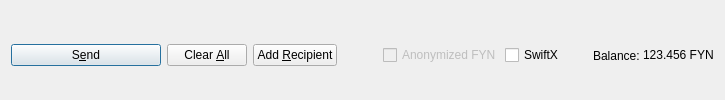
         <widget class="QFrame" name="frame_Send">
          <layout class="QHBoxLayout" name="horizontalLayout">
           <property name="bottomMargin">
            <number>0</number>
           </property>
           <item>
            <widget class="QPushButton" name="sendButton">
             <property name="minimumSize">
              <size>
               <width>150</width>
               <height>0</height>
              </size>
             </property>
             <property name="toolTip">
              <string>Confirm the send action</string>
             </property>
             <property name="text">
              <string>S&amp;end</string>
             </property>
             <property name="icon">
              <iconset resource="../fyn.qrc">
               <normaloff>:/icons/send</normaloff>:/icons/send</iconset>
             </property>
             <property name="autoDefault">
              <bool>false</bool>
             </property>
             <property name="default">
              <bool>true</bool>
             </property>
            </widget>
           </item>
           <item>
            <widget class="QPushButton" name="clearButton">
             <property name="sizePolicy">
              <sizepolicy hsizetype="Minimum" vsizetype="Fixed">
               <horstretch>0</horstretch>
               <verstretch>0</verstretch>
              </sizepolicy>
             </property>
             <property name="toolTip">
              <string>Clear all fields of the form.</string>
             </property>
             <property name="text">
              <string>Clear &amp;All</string>
             </property>
             <property name="icon">
              <iconset resource="../fyn.qrc">
               <normaloff>:/icons/remove</normaloff>:/icons/remove</iconset>
             </property>
             <property name="autoDefault">
              <bool>false</bool>
             </property>
            </widget>
           </item>
           <item>
            <widget class="QPushButton" name="addButton">
             <property name="toolTip">
              <string>Send to multiple recipients at once</string>
             </property>
             <property name="text">
              <string>Add &amp;Recipient</string>
             </property>
             <property name="icon">
              <iconset resource="../fyn.qrc">
               <normaloff>:/icons/add</normaloff>:/icons/add</iconset>
             </property>
             <property name="autoDefault">
              <bool>false</bool>
             </property>
            </widget>
           </item>
           <item>
            <spacer name="horizontalSpacer">
             <property name="orientation">
              <enum>Qt::Horizontal</enum>
             </property>
             <property name="sizeHint" stdset="0">
              <size>
               <width>40</width>
               <height>20</height>
              </size>
             </property>
            </spacer>
           </item>
           <item>
            <layout class="QHBoxLayout" name="horizontalLayout_2">
             <property name="spacing">
              <number>3</number>
             </property>
             <item>
              <widget class="QCheckBox" name="checkzFYN">
               <property name="enabled">
                <bool>false</bool>
               </property>
               <property name="text">
                <string>Anonymized FYN</string>
               </property>
              </widget>
             </item>
             <item>
              <widget class="QCheckBox" name="checkSwiftTX">
               <property name="enabled">
                <bool>true</bool>
               </property>
               <property name="minimumSize">
                <size>
                 <width>85</width>
                 <height>0</height>
                </size>
               </property>
               <property name="text">
                <string>SwiftX</string>
               </property>
              </widget>
             </item>
             <item>
              <widget class="QLabel" name="label">
               <property name="text">
                <string>Balance:</string>
               </property>
              </widget>
             </item>
             <item>
              <widget class="QLabel" name="labelBalance">
               <property name="sizePolicy">
                <sizepolicy hsizetype="Preferred" vsizetype="Fixed">
                 <horstretch>0</horstretch>
                 <verstretch>0</verstretch>
                </sizepolicy>
               </property>
               <property name="cursor">
                <cursorShape>IBeamCursor</cursorShape>
               </property>
               <property name="text">
                <string notr="true">123.456 FYN</string>
               </property>
               <property name="textInteractionFlags">
                <set>Qt::LinksAccessibleByMouse|Qt::TextSelectableByKeyboard|Qt::TextSelectableByMouse</set>
               </property>
              </widget>
             </item>
            </layout>
           </item>
          </layout>
         </widget>
